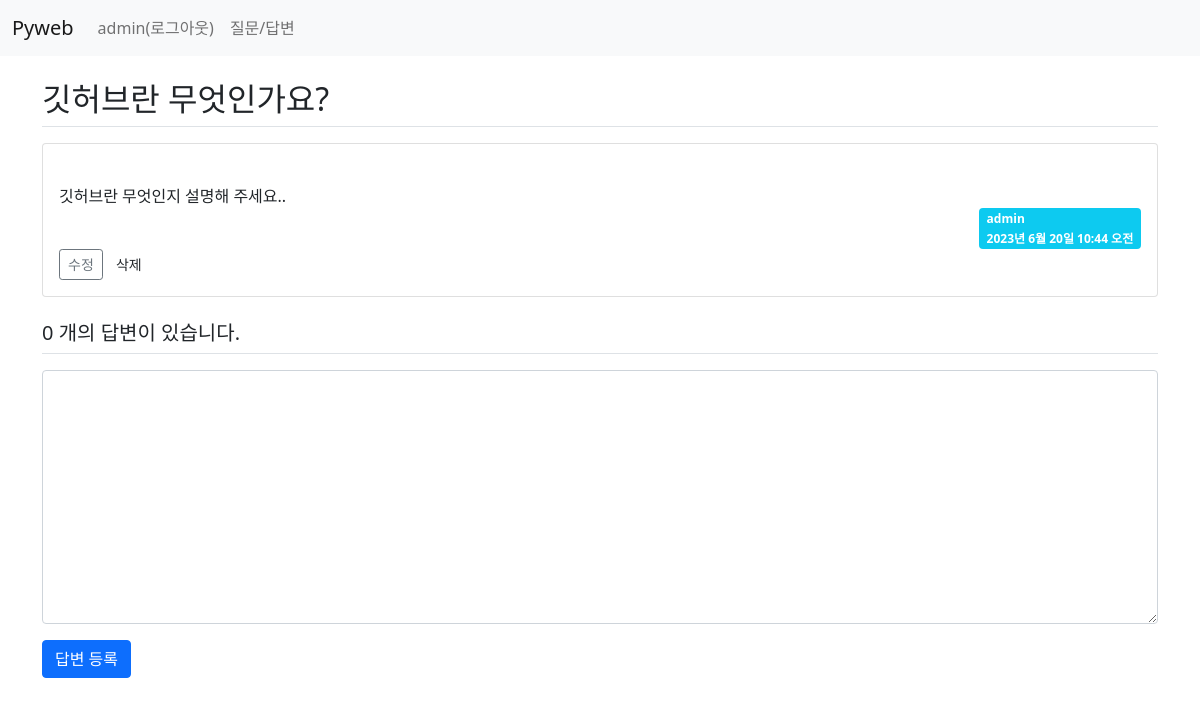
The page /board/answer/create/3/ (signed in) on the database as committed earlier.
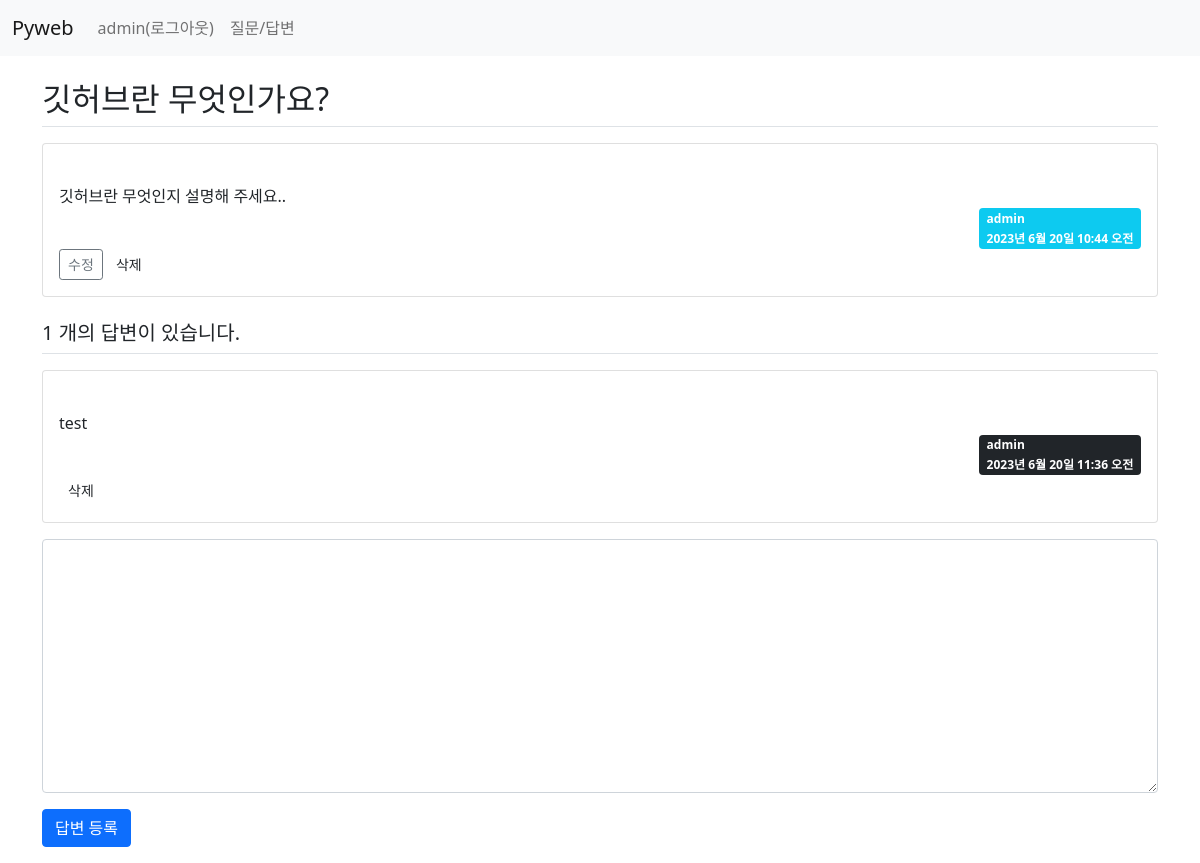
The same page on the database as committed later.
### board/models.py (models this page shows, shortened)
class Question(models.Model):
    author = models.ForeignKey(User, on_delete=models.CASCADE)  # 글쓴이
    subject = models.CharField(max_length=200)  # 제목
    content = models.TextField()                # 질문 내용
    create_date = models.DateTimeField()        # 등록일
    modify_date = models.DateTimeField(null=True, blank=True) # null 허용

class Answer(models.Model):
    author = models.ForeignKey(User, on_delete=models.CASCADE)  # 글쓴이
    content = models.TextField()    # 답변 내용
    create_date = models.DateTimeField()    # 등록일
    modify_date = models.DateTimeField(null=True, blank=True) # null 허용
    question = models.ForeignKey(Question,
                on_delete=models.CASCADE)   # 외래키

### board/views.py (the view)
# urls.py: path('answer/create/<int:question_id>/', views.answer_create,
@login_required(login_url='common:login')   # 로그인 페이지 이동
def answer_create(request, question_id):
    question = get_object_or_404(Question, pk=question_id)
    if request.method == "POST":
        form = AnswerForm(request.POST)
        if form.is_valid():
            answer = form.save(commit=False)    # content만 저장
            answer.author = request.user
            answer.create_date = timezone.now() # 답변 등록일
            answer.question = question          # 외래키 생성
            form.save()
            return redirect('board:detail', question_id=question.id) # question.id 주의!!
    else:
        form = AnswerForm()  # 빈 폼 생성
    context = {'question': question, 'form': form}
    return render(request, 'board/detail.html', context)

### board/forms.py
class AnswerForm(forms.ModelForm):
    class Meta:
        model = Answer
        fields = ['content']
        labels = {
            'content': '답변 내용'
        }

### templates/board/detail.html (shortened to what this page needs)
{% extends 'base.html' %}
{% block content %}
<div class="container my-3">
    <section id="detail">
        <h2 class="border-bottom py-2">{{ question.subject }}</h2>
        <div class="card my-3">
            <div class="card-body">
                <div class="card-text" style="white-space: pre-line">
                    {{ question.content }}
                </div>
                <div class="d-flex justify-content-end">
                    <div class="badge bg-info text-start">
                        <div class="mb-2">{{ question.author }}</div>
                        <div>{{ question.create_date }}</div>
                    </div>
                </div>
                {% if question.author == request.user %}
                <div>
                    <a href="{% url 'board:question_modify' question.id %}" class="btn btn-sm btn-outline-secondary">수정</a>
                    <a href="#"
                       data-uri="{% url 'board:question_delete' question.id %}"
                       class="delete btn btn-sm btn-online-secondary">삭제</a>
                </div>
                {% endif %}
            </div>
        </div>
        <h5 class="border-bottom my-3 py-2">
            {{ question.answer_set.count }} 개의 답변이 있습니다.
        </h5>
        {% for answer in question.answer_set.all %}
        <div class="card my-3">
            <div class="card-body">
                <div class="card-text" style="white-space: pre-line">
                    {{ answer.content }}
                </div>
                <div class="d-flex justify-content-end">
                    <div class="badge bg-dark text-start">
                        <div class="mb-2">{{ answer.author }}</div>
                        <div>{{ answer.create_date }}</div>
                    </div>
                </div>
                {% if answer.author == request.user %}
                <div>
                    <a href="#"
                       data-uri="{% url 'board:answer_delete' answer.id %}"
                       class="delete btn btn-sm btn-online-secondary">삭제</a>
                </div>
                {% endif %}
            </div>
        </div>
        {% endfor %}
        <form action="{% url 'board:answer_create' question.id %}"
                        method="post">
            <div class="form-group">
                <textarea name="content" rows="10"
                          cols="50" class="form-control mb-3"
                    {% if not user.is_authenticated %}disabled{% endif %}></textarea>
            </div>
            <button type="submit" class="btn btn-primary">답변 등록</button>
        </form>
    </section>
</div>
{% endblock %}

Rows that differ between the two databases and show on the page:
computed for Question "깃허브란 무엇인가요?": answer_set.count "0" → "1"
added Answer: content "test", author "admin", create_date "2023년 6월 20일 11:36 오전", shows "삭제"
